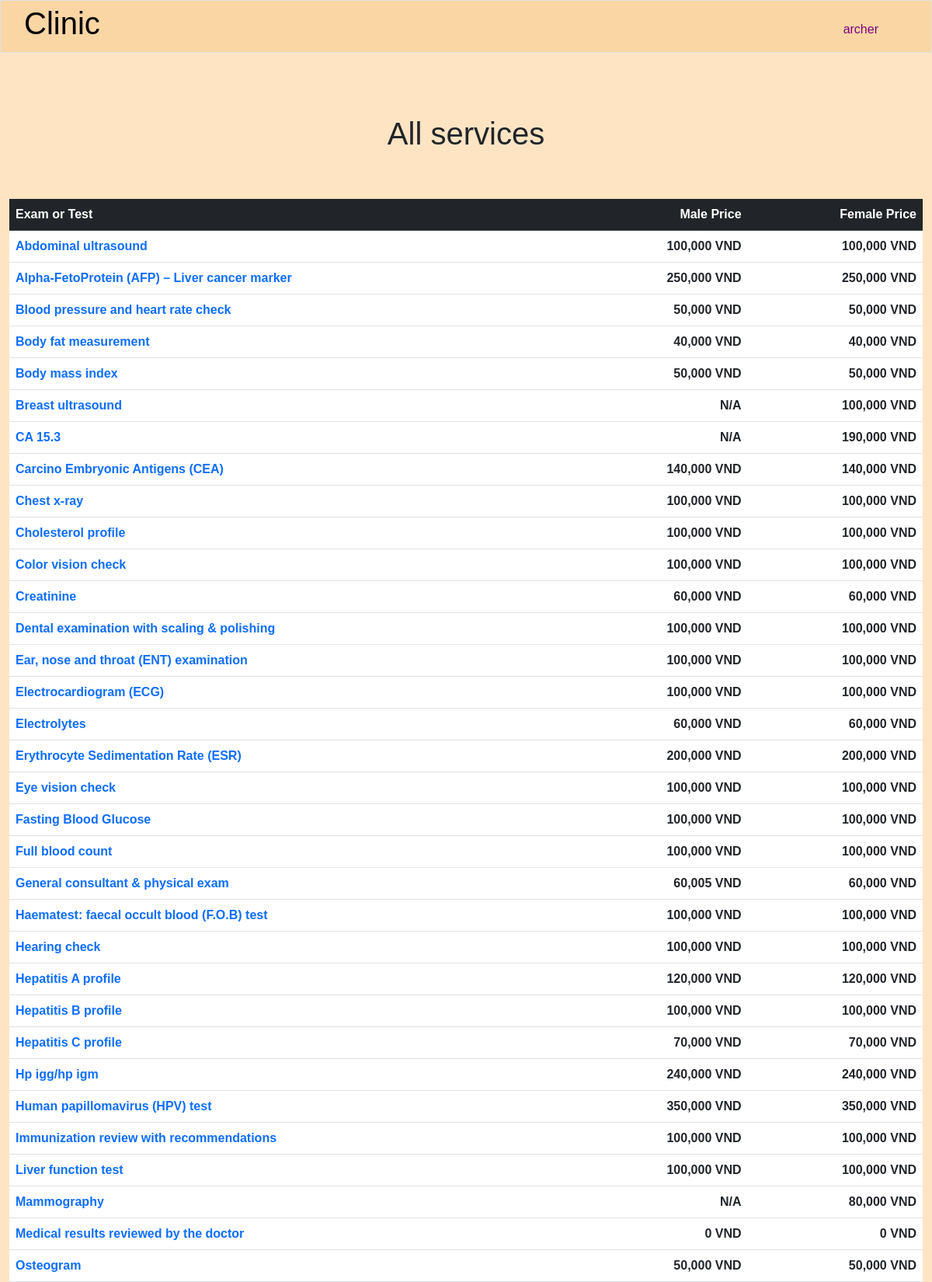
Page / (signed in, upper part) on the committed database.
### clinic/models.py (models this page shows, shortened)
class User(AbstractUser):
    class Level(models.IntegerChoices):
        GUEST = 0
        LOW = 1
        MIDDLE = 2
        TOP = 3
    management_right_level = models.IntegerField(choices=Level.choices, blank=True, null=True)

class Service(models.Model):
    name = models.CharField(max_length=255)
    benefit = models.TextField(blank=True)
    male_price = models.IntegerField(blank=True, null=True)
    female_price = models.IntegerField(blank=True, null=True)
    description = models.TextField(blank=True, null=True)
    created_by = models.ForeignKey(User, blank=True, null=True, on_delete=models.SET_NULL, related_name='add_services')
    modified_by = models.ForeignKey(User, blank=True, null=True, on_delete=models.SET_NULL, related_name='modified_services')

### clinic/views.py (the view)
# urls.py: path('', views.index, name='index'),
@login_required
def index(request):
    yay_message = request.session.get('yay_message', '')
    nay_message = request.session.get('nay_message', '')
    request.session['yay_message'] = ''
    request.session['nay_message'] = ''
    services = Service.objects.all().order_by('name')
    return render(request, "clinic/index.html", {
        "yay_message": yay_message,
        "nay_message": nay_message,
        "services": services
    })

### clinic/templates/clinic/index.html (shortened to what this page needs)
{% extends "clinic/layout.html" %}
{% load static %}
{% load humanize %}
{% block main %}
    <h1 class="text-center page-title">All services</h1>
    <div class="container-fluid">
        <table class="table table-hover">
            <thead class="table-dark">
                <tr>
                    <th style="text-align: start;">Exam or Test</th>
                    <th style="text-align: end;">Male Price</th>
                    <th style="text-align: end;">Female Price</th>
                </tr>
            </thead>
            <tbody>
                {% for service in services %}
                    <tr>
                        <td>
                            <strong><a class="service-detail-link" href="{% url 'service_detail' service_id=service.id %}">{{ service.name }}</a></strong>
                        </td>
                        <td style="text-align: end;">
                            {% if service.male_price == None %}
                                <strong>N/A</strong>
                            {% else %}
                                <strong class="price" data-price="{{ service.male_price }}">{{ service.male_price|intcomma }}</strong> <strong class="price-currency">VND</strong>
                            {% endif %}
                        </td>
                        <td style="text-align: end;">
                            {% if service.female_price == None %}
                                <strong>N/A</strong>
                            {% else %}
                                <strong class="price" data-price="{{ service.female_price }}">{{ service.female_price|intcomma }}</strong> <strong class="price-currency">VND</strong>
                            {% endif %}
                        </td>
                    </tr>
                {% empty %}
                    No service
                {% endfor %}
            </tbody>
        </table>
    </div>
{% endblock %}

### clinic/templates/clinic/layout.html (shortened to what this page needs)
{% load static %}
<!DOCTYPE html>
<html lang="en">
    <head>
        <link rel="stylesheet" href="https://cdnjs.cloudflare.com/ajax/libs/font-awesome/4.7.0/css/font-awesome.min.css">
        <link rel="stylesheet" href="{% static 'clinic/bootstrap.css' %}">
        <link rel="stylesheet" href="{% static 'clinic/styles.css' %}">
    </head>
    <body>
        {% if user.is_authenticated %}
            <nav class="navbar navbar-expand-lg navbar-custom border" id="pc-nav">
                <a class="navbar-brand" href="{% url 'index' %}"><span><h1>Clinic</h1></span></a>
                <div class="collapse navbar-collapse" id="navbar">
                    <ul class="navbar-nav ms-auto mt-2">
                        <li class="nav-item">
                            <div class="dropdown">
                                <button class="nav-link active" style="color: purple;" type="button" id="dropdownMenuButton2" data-bs-toggle="dropdown" aria-expanded="false">
                                    {{ user.username }}
                                </button>
                            </div>
                        </li>
                    </ul>
                </div>
            </nav>
        {% endif %}
        <main>{% block main %}{% endblock %}</main>
    </body>
</html>

### clinic/static/clinic/styles.css (style rules this page uses)
body { font-family: sans-serif; }
body { color: auto; background-color: bisque; }
main { min-height: 40vh; }
.navbar-custom { padding: 0 60px 0 30px; background: #FAD6A5; margin-bottom: 30px; }
.page-title { margin-bottom: 1.5em; }
.service-detail-link { text-decoration: none; }
.container-fluid { display: flex; justify-content: center; align-items: center; }
td { padding: .5em; color: orange; }

### rows in the picture
User: username "archer"
Service: name "Abdominal ultrasound", male_price "100,000", female_price "100,000"
Service: name "Alpha-FetoProtein (AFP) – Liver cancer marker", male_price "250,000", female_price "250,000"
Service: name "Blood pressure and heart rate check", male_price "50,000", female_price "50,000"
Service: name "Body fat measurement", male_price "40,000", female_price "40,000"
Service: name "Body mass index", male_price "50,000", female_price "50,000"
Service: name "Breast ultrasound", shows "N/A", female_price "100,000"
Service: name "CA 15.3", shows "N/A", female_price "190,000"
Service: name "Carcino Embryonic Antigens (CEA)", male_price "140,000", female_price "140,000"
Service: name "Chest x-ray", male_price "100,000", female_price "100,000"
Service: name "Cholesterol profile", male_price "100,000", female_price "100,000"
Service: name "Color vision check", male_price "100,000", female_price "100,000"
Service: name "Creatinine", male_price "60,000", female_price "60,000"
Service: name "Dental examination with scaling & polishing", male_price "100,000", female_price "100,000"
Service: name "Ear, nose and throat (ENT) examination", male_price "100,000", female_price "100,000"
Service: name "Electrocardiogram (ECG)", male_price "100,000", female_price "100,000"
Service: name "Electrolytes", male_price "60,000", female_price "60,000"
Service: name "Erythrocyte Sedimentation Rate (ESR)", male_price "200,000", female_price "200,000"
Service: name "Eye vision check", male_price "100,000", female_price "100,000"
Service: name "Fasting Blood Glucose", male_price "100,000", female_price "100,000"
Service: name "Full blood count", male_price "100,000", female_price "100,000"
Service: name "General consultant & physical exam", male_price "60,005", female_price "60,000"
Service: name "Haematest: faecal occult blood (F.O.B) test", male_price "100,000", female_price "100,000"
Service: name "Hearing check", male_price "100,000", female_price "100,000"
Service: name "Hepatitis A profile", male_price "120,000", female_price "120,000"
Service: name "Hepatitis B profile", male_price "100,000", female_price "100,000"
Service: name "Hepatitis C profile", male_price "70,000", female_price "70,000"
Service: name "Hp igg/hp igm", male_price "240,000", female_price "240,000"
Service: name "Human papillomavirus (HPV) test", male_price "350,000", female_price "350,000"
Service: name "Immunization review with recommendations", male_price "100,000", female_price "100,000"
Service: name "Liver function test", male_price "100,000", female_price "100,000"
Service: name "Mammography", shows "N/A", female_price "80,000"
Service: name "Medical results reviewed by the doctor", male_price "0", female_price "0"
Service: name "Osteogram", male_price "50,000", female_price "50,000"
